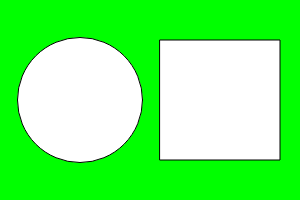
Frame 1 (no input)
Frame 60 (no input): identical to frame 1, image omitted
Frame 120 (the mouse pressed at the canvas centre since frame 60): identical to frame 1, image omitted

The p5.js sketch that drew this single still picture (run headless with seeded random() and noise() and a simulated clock; from frame 60 on, the mouse is pressed at the canvas centre):

// p5.js sketch
// ── sketch.js
function setup() {
  createCanvas(300, 200);
}

function draw() {
 
  background(0, 255, 0);
  circle(80, 100, 125);
  square(160, 40, 120);
}
